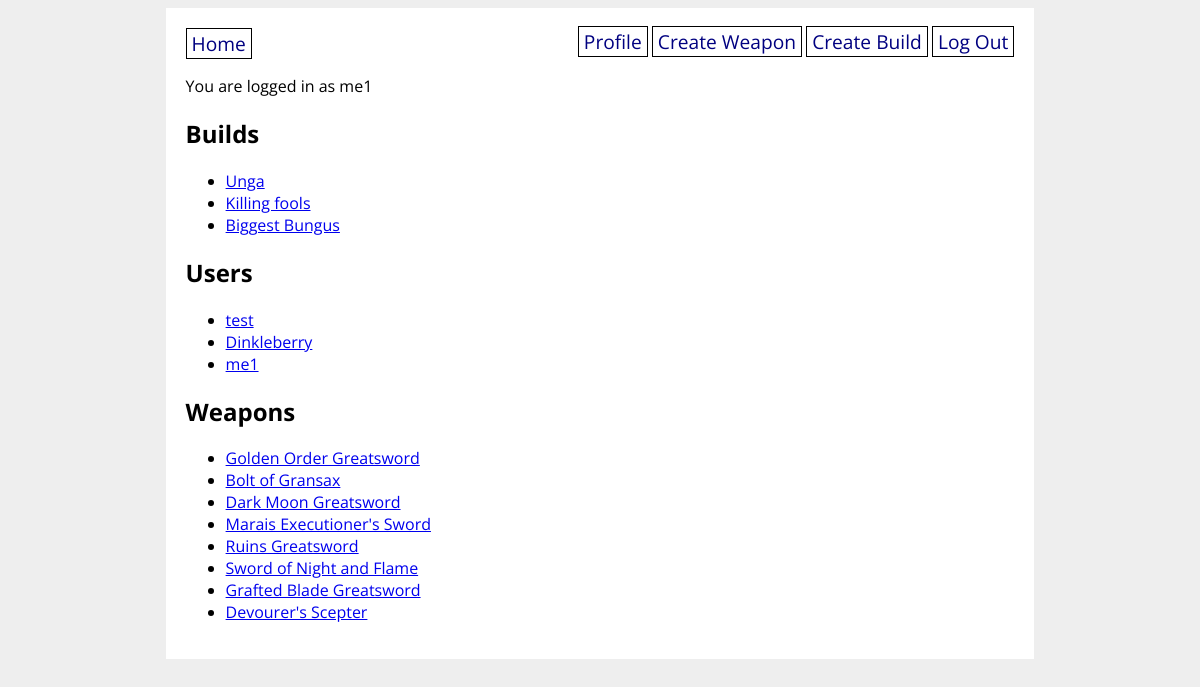
The app's page / (signed in) with its own data.
### elden_ring_builder/models.py (models this page shows)
class User(db.Model, UserMixin):
    id = db.Column(db.Integer, primary_key=True)
    username = db.Column(db.String(50), unique=True, nullable=False)
    password = db.Column(db.String(60), nullable=False)
    builds = db.relationship('Build', back_populates='user')
    def __repr__(self):
      return self.username

class Build(db.Model):
  id = db.Column(db.Integer, primary_key=True)
  name = db.Column(db.String(50), nullable=False)
  description = db.Column(db.String(500), nullable=False)
  user_id = db.Column(db.Integer, db.ForeignKey('user.id'), nullable=False)
  user = db.relationship('User', back_populates='builds')
  weapon = db.relationship('Weapon', secondary='build_weapon', back_populates='build')
  def __repr__(self):
    return self.name

class Weapon(db.Model):
  id = db.Column(db.Integer, primary_key=True)
  name = db.Column(db.String(50), nullable=False)
  image = db.Column(db.String(500), nullable=False)
  build = db.relationship('Build', secondary='build_weapon', back_populates='weapon')
  def __repr__(self):
    return self.name

### elden_ring_builder/main/routes.py (the view)
@main.route('/')
def home():
    all_builds = Build.query.all()
    print(all_builds)
    all_users = User.query.all()
    print(all_users)
    all_weapons = Weapon.query.all()
    print(all_weapons)
    return render_template('home.html',
    all_users=all_users,
    all_builds=all_builds,
    all_weapons=all_weapons)

### elden_ring_builder/extensions.py (called while the page is built)
@login_manager.user_loader
def load_user(user_id):
    return User.query.get(user_id)

### elden_ring_builder/templates/home.html
{% extends 'base.html' %}
{% block content %}
<h2>Builds</h2>
<ul>
    {% for build in all_builds %}
    <li>
        <a href="/build_detail/{{ build.id }}">{{ build.name }}</a>
    </li>
    {% endfor %}
</ul>
<h2>Users</h2>
<ul>
  {% for user in all_users %}
  <li><a href="/profile/{{ user.username }}">{{ user.username }}</a></li>
  {% endfor %}
</ul>
<h2>Weapons</h2>
<ul>
  {% for weapon in all_weapons %}
  <li><a href="/weapon_detail/{{ weapon.id }}">{{ weapon.name }}</a></li>
  {% endfor %}
{% endblock %}

### elden_ring_builder/templates/base.html (shortened to what this page needs)
<!DOCTYPE html>
<html>
    <head>
        <link rel="stylesheet" href="/static/style.css">
    </head>
    <body>
        <div id="content">
            <nav>
                <a href="/">Home</a>
                <div>
                    {% if current_user.is_authenticated %}
                    <a href="/profile/{{ current_user.username }}">Profile</a>
                    <a href="/create_weapon">Create Weapon</a>
                    <a href="/create_build">Create Build</a>
                    <a href="/logout">Log Out</a>
                    {% else %}
                    <a href="/signup">Sign Up</a>
                    <a href="/login">Log In</a>
                    {% endif %}
                </div>
            </nav>
            {% if current_user.is_authenticated %}
            <p>You are logged in as {{ current_user.username }}</p>
            {% endif %}
            {% block content %}{% endblock %}
        </div>
    </body>
</html>

### elden_ring_builder/static/style.css (style rules this page uses)
body { display: flex; flex-direction: column; align-items: center; background-color: #eee; font-family: 'Open Sans', sans-serif; }
#content { width: 70%; background-color: white; padding: 20px; }
nav { width: 100%; display: flex; flex-direction: row; justify-content: space-between; }
nav a { color: navy; text-decoration: none; border: 1px solid black; padding: 1px 5px; font-size: 1.2em; }

### records on screen
User: username "me1"
Build: name "Unga"
Build: name "Killing fools"
Build: name "Biggest Bungus"
User: username "test"
User: username "Dinkleberry"
Weapon: name "Golden Order Greatsword"
Weapon: name "Bolt of Gransax"
Weapon: name "Dark Moon Greatsword"
Weapon: name "Marais Executioner's Sword"
Weapon: name "Ruins Greatsword"
Weapon: name "Sword of Night and Flame"
Weapon: name "Grafted Blade Greatsword"
Weapon: name "Devourer's Scepter"
